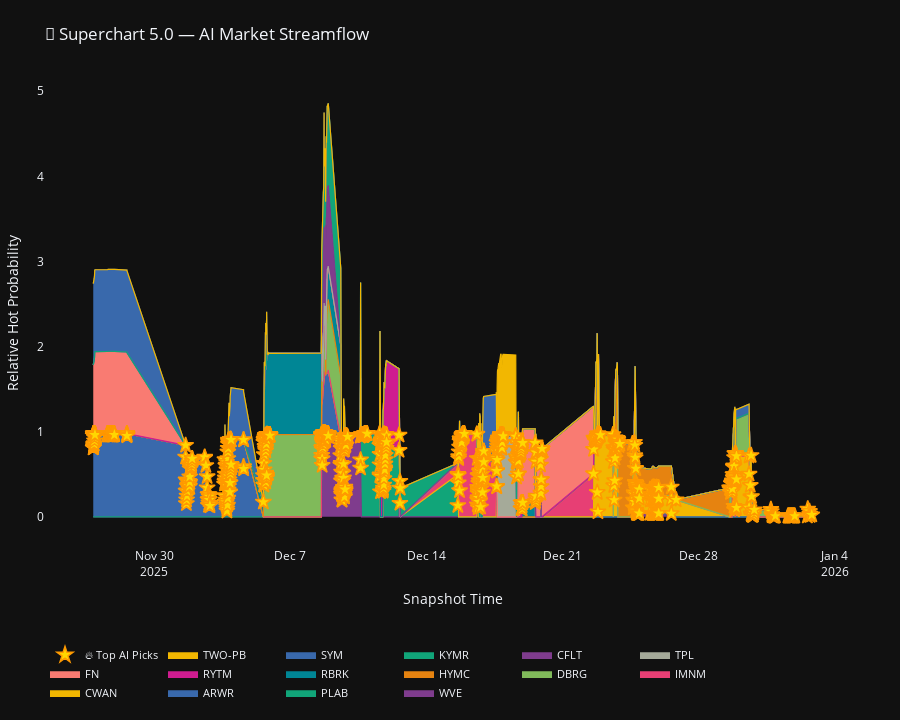

The notebook cell saved with this chart:
### Code cell
import plotly.graph_objects as go
import plotly.express as px
import pandas as pd
import os

df_chart = all_signals.copy()
df_chart['snapshot_time'] = pd.to_datetime(df_chart['snapshot_time'])

# Top 15 symbols by peak probability
top_symbols = (
    df_chart.groupby('symbol')['hot_probability']
    .max()
    .sort_values(ascending=False)
    .head(15)
    .index
)

df_chart = df_chart[df_chart['symbol'].isin(top_symbols)]

# Smooth probabilities
df_chart['hot_probability_smooth'] = (
    df_chart.groupby('symbol')['hot_probability']
    .transform(lambda x: x.rolling(3, min_periods=1).mean())
)

# Pivot for stream chart
pivot_df = (
    df_chart.pivot(
        index='snapshot_time',
        columns='symbol',
        values='hot_probability_smooth'
    )
    .fillna(0)
    .sort_index()
)

pivot_df = pivot_df[top_symbols]

# Plotly-native color palette (modern)
colors = px.colors.qualitative.Bold
color_map = {sym: colors[i % len(colors)] for i, sym in enumerate(top_symbols)}

fig = go.Figure()

# Stream layers
for sym in top_symbols:
    fig.add_trace(go.Scatter(
        x=pivot_df.index,
        y=pivot_df[sym],
        stackgroup='one',
        mode='lines',
        name=sym,
        line=dict(
            width=1.2,
            color=color_map[sym]
        ),
        fillcolor=color_map[sym],
        opacity=0.55,
        hovertemplate=(
            "<b>%{fullData.name}</b><br>"
            "Time: %{x}<br>"
            "Hot Prob: %{y:.3f}<extra></extra>"
        )
    ))

# Highlight top-3 per snapshot
top_n = 3
top_per_snapshot = (
    df_chart.sort_values(
        ['snapshot_time', 'hot_probability_smooth'],
        ascending=[True, False]
    )
    .groupby('snapshot_time')
    .head(top_n)
)

fig.add_trace(go.Scatter(
    x=top_per_snapshot['snapshot_time'],
    y=top_per_snapshot['hot_probability_smooth'],
    mode='markers',
    name='🔥 Top AI Picks',
    marker=dict(
        size=12,
        color='gold',
        symbol='star',
        line=dict(width=1.5, color='#ff9900')
    ),
    hovertemplate=(
        "<b>🔥 %{text}</b><br>"
        "Time: %{x}<br>"
        "Prob: %{y:.3f}<extra></extra>"
    ),
    text=top_per_snapshot['symbol']
))

# Layout — MODERN
fig.update_layout(
    title="🧠 AI Market Streamflow",
    template="plotly_dark",
    hovermode="x unified",
    yaxis=dict(
        title="Relative Hot Probability",
        showgrid=False,
        zeroline=False
    ),
    xaxis=dict(
        title="Snapshot Time",
        showgrid=False
    ),
    legend=dict(
        orientation="h",
        y=-0.2,
        x=0,
        font=dict(size=11)
    ),
    margin=dict(l=40, r=40, t=80, b=80),
    height=720
)

chart_path = os.path.join(OUTPUT_DIR, "superchart-5.0.html")
fig.write_html(chart_path, include_plotlyjs="cdn")
fig.show()

### Figure 1 — Plotly figure (JSON) as saved in the notebook; plotly's stock layout.template omitted (floating-point values rounded to 4 significant figures; data arrays with more than 128 entries replaced by an {"elided": "..."} marker saying what was removed)
{"data": [{"fillcolor": "rgb(127, 60, 141)", "hovertemplate": "<b>%{fullData.name}</b><br>Time: %{x}<br>Hot Prob: %{y:.3f}<extra></extra>", "line": {"color": "rgb(127, 60, 141)", "width": 1.2}, "mode": "lines", "name": "WVE", "opacity": 0.55, "stackgroup": "one", "type": "scatter", "x": {"elided": "608 str values"}, "y": {"elided": "608 float values"}}, {"fillcolor": "rgb(17, 165, 121)", "hovertemplate": "<b>%{fullData.name}</b><br>Time: %{x}<br>Hot Prob: %{y:.3f}<extra></extra>", "line": {"color": "rgb(17, 165, 121)", "width": 1.2}, "mode": "lines", "name": "PLAB", "opacity": 0.55, "stackgroup": "one", "type": "scatter", "x": {"elided": "608 str values"}, "y": {"elided": "608 float values"}}, {"fillcolor": "rgb(57, 105, 172)", "hovertemplate": "<b>%{fullData.name}</b><br>Time: %{x}<br>Hot Prob: %{y:.3f}<extra></extra>", "line": {"color": "rgb(57, 105, 172)", "width": 1.2}, "mode": "lines", "name": "ARWR", "opacity": 0.55, "stackgroup": "one", "type": "scatter", "x": {"elided": "608 str values"}, "y": {"elided": "608 float values"}}, {"fillcolor": "rgb(242, 183, 1)", "hovertemplate": "<b>%{fullData.name}</b><br>Time: %{x}<br>Hot Prob: %{y:.3f}<extra></extra>", "line": {"color": "rgb(242, 183, 1)", "width": 1.2}, "mode": "lines", "name": "CWAN", "opacity": 0.55, "stackgroup": "one", "type": "scatter", "x": {"elided": "608 str values"}, "y": {"elided": "608 float values"}}, {"fillcolor": "rgb(231, 63, 116)", "hovertemplate": "<b>%{fullData.name}</b><br>Time: %{x}<br>Hot Prob: %{y:.3f}<extra></extra>", "line": {"color": "rgb(231, 63, 116)", "width": 1.2}, "mode": "lines", "name": "IMNM", "opacity": 0.55, "stackgroup": "one", "type": "scatter", "x": {"elided": "608 str values"}, "y": {"elided": "608 float values"}}, {"fillcolor": "rgb(128, 186, 90)", "hovertemplate": "<b>%{fullData.name}</b><br>Time: %{x}<br>Hot Prob: %{y:.3f}<extra></extra>", "line": {"color": "rgb(128, 186, 90)", "width": 1.2}, "mode": "lines", "name": "DBRG", "opacity": 0.55, "stackgroup": "one", "type": "scatter", "x": {"elided": "608 str values"}, "y": {"elided": "608 float values"}}, {"fillcolor": "rgb(230, 131, 16)", "hovertemplate": "<b>%{fullData.name}</b><br>Time: %{x}<br>Hot Prob: %{y:.3f}<extra></extra>", "line": {"color": "rgb(230, 131, 16)", "width": 1.2}, "mode": "lines", "name": "HYMC", "opacity": 0.55, "stackgroup": "one", "type": "scatter", "x": {"elided": "608 str values"}, "y": {"elided": "608 float values"}}, {"fillcolor": "rgb(0, 134, 149)", "hovertemplate": "<b>%{fullData.name}</b><br>Time: %{x}<br>Hot Prob: %{y:.3f}<extra></extra>", "line": {"color": "rgb(0, 134, 149)", "width": 1.2}, "mode": "lines", "name": "RBRK", "opacity": 0.55, "stackgroup": "one", "type": "scatter", "x": {"elided": "608 str values"}, "y": {"elided": "608 float values"}}, {"fillcolor": "rgb(207, 28, 144)", "hovertemplate": "<b>%{fullData.name}</b><br>Time: %{x}<br>Hot Prob: %{y:.3f}<extra></extra>", "line": {"color": "rgb(207, 28, 144)", "width": 1.2}, "mode": "lines", "name": "RYTM", "opacity": 0.55, "stackgroup": "one", "type": "scatter", "x": {"elided": "608 str values"}, "y": {"elided": "608 float values"}}, {"fillcolor": "rgb(249, 123, 114)", "hovertemplate": "<b>%{fullData.name}</b><br>Time: %{x}<br>Hot Prob: %{y:.3f}<extra></extra>", "line": {"color": "rgb(249, 123, 114)", "width": 1.2}, "mode": "lines", "name": "FN", "opacity": 0.55, "stackgroup": "one", "type": "scatter", "x": {"elided": "608 str values"}, "y": {"elided": "608 float values"}}, {"fillcolor": "rgb(165, 170, 153)", "hovertemplate": "<b>%{fullData.name}</b><br>Time: %{x}<br>Hot Prob: %{y:.3f}<extra></extra>", "line": {"color": "rgb(165, 170, 153)", "width": 1.2}, "mode": "lines", "name": "TPL", "opacity": 0.55, "stackgroup": "one", "type": "scatter", "x": {"elided": "608 str values"}, "y": {"elided": "608 float values"}}, {"fillcolor": "rgb(127, 60, 141)", "hovertemplate": "<b>%{fullData.name}</b><br>Time: %{x}<br>Hot Prob: %{y:.3f}<extra></extra>", "line": {"color": "rgb(127, 60, 141)", "width": 1.2}, "mode": "lines", "name": "CFLT", "opacity": 0.55, "stackgroup": "one", "type": "scatter", "x": {"elided": "608 str values"}, "y": {"elided": "608 float values"}}, {"fillcolor": "rgb(17, 165, 121)", "hovertemplate": "<b>%{fullData.name}</b><br>Time: %{x}<br>Hot Prob: %{y:.3f}<extra></extra>", "line": {"color": "rgb(17, 165, 121)", "width": 1.2}, "mode": "lines", "name": "KYMR", "opacity": 0.55, "stackgroup": "one", "type": "scatter", "x": {"elided": "608 str values"}, "y": {"elided": "608 float values"}}, {"fillcolor": "rgb(57, 105, 172)", "hovertemplate": "<b>%{fullData.name}</b><br>Time: %{x}<br>Hot Prob: %{y:.3f}<extra></extra>", "line": {"color": "rgb(57, 105, 172)", "width": 1.2}, "mode": "lines", "name": "SYM", "opacity": 0.55, "stackgroup": "one", "type": "scatter", "x": {"elided": "608 str values"}, "y": {"elided": "608 float values"}}, {"fillcolor": "rgb(242, 183, 1)", "hovertemplate": "<b>%{fullData.name}</b><br>Time: %{x}<br>Hot Prob: %{y:.3f}<extra></extra>", "line": {"color": "rgb(242, 183, 1)", "width": 1.2}, "mode": "lines", "name": "TWO-PB", "opacity": 0.55, "stackgroup": "one", "type": "scatter", "x": {"elided": "608 str values"}, "y": {"elided": "608 float values"}}, {"hovertemplate": "<b>🔥 %{text}</b><br>Time: %{x}<br>Prob: %{y:.3f}<extra></extra>", "marker": {"color": "gold", "line": {"color": "#ff9900", "width": 1.5}, "size": 12, "symbol": "star"}, "mode": "markers", "name": "🔥 Top AI Picks", "text": {"elided": "1108 str values"}, "type": "scatter", "x": {"elided": "1108 str values"}, "y": {"elided": "1108 float values"}}], "layout": {"height": 720, "hovermode": "x unified", "legend": {"font": {"size": 11}, "orientation": "h", "x": 0, "y": -0.2}, "margin": {"b": 80, "l": 40, "r": 40, "t": 80}, "title": {"text": "🧠 Superchart 5.0 — AI Market Streamflow"}, "xaxis": {"showgrid": false, "title": {"text": "Snapshot Time"}}, "yaxis": {"showgrid": false, "title": {"text": "Relative Hot Probability"}, "zeroline": false}}}
